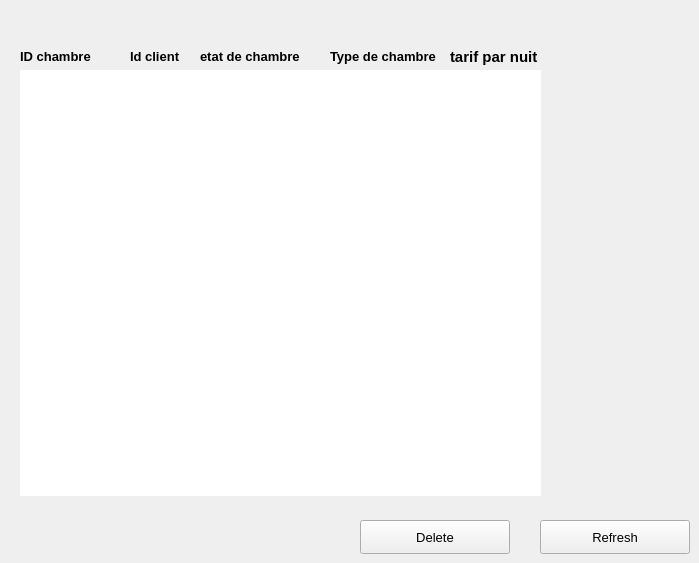
      <widget class="QWidget" name="tab_13">
       <attribute name="title">
        <string>delete</string>
       </attribute>
       <widget class="QLabel" name="label_95">
        <property name="geometry">
         <rect>
          <x>20</x>
          <y>40</y>
          <width>111</width>
          <height>34</height>
         </rect>
        </property>
        <property name="font">
         <font>
          <pointsize>10</pointsize>
          <bold>true</bold>
         </font>
        </property>
        <property name="styleSheet">
         <string notr="true">#label_29
{
	color:white;
	background:#11110E;
padding-left:10px;
}</string>
        </property>
        <property name="text">
         <string>&lt;html&gt;&lt;head/&gt;&lt;body&gt;&lt;p&gt;ID chambre&lt;/p&gt;&lt;/body&gt;&lt;/html&gt;</string>
        </property>
       </widget>
       <widget class="QLabel" name="label_96">
        <property name="geometry">
         <rect>
          <x>130</x>
          <y>40</y>
          <width>101</width>
          <height>34</height>
         </rect>
        </property>
        <property name="font">
         <font>
          <pointsize>10</pointsize>
          <bold>true</bold>
         </font>
        </property>
        <property name="styleSheet">
         <string notr="true">#label_30
{
	color:white;
	background:#11110E;
	padding-left:5px;
}</string>
        </property>
        <property name="text">
         <string>&lt;html&gt;&lt;head/&gt;&lt;body&gt;&lt;p&gt;Id client &lt;/p&gt;&lt;/body&gt;&lt;/html&gt;</string>
        </property>
       </widget>
       <widget class="QLabel" name="label_97">
        <property name="geometry">
         <rect>
          <x>200</x>
          <y>40</y>
          <width>111</width>
          <height>34</height>
         </rect>
        </property>
        <property name="font">
         <font>
          <pointsize>10</pointsize>
          <bold>true</bold>
         </font>
        </property>
        <property name="styleSheet">
         <string notr="true">#label_31
{
	color:white;
	background:#11110E;
	padding-left:3px;
}</string>
        </property>
        <property name="text">
         <string>&lt;html&gt;&lt;head/&gt;&lt;body&gt;&lt;p&gt;etat de chambre&lt;/p&gt;&lt;/body&gt;&lt;/html&gt;</string>
        </property>
       </widget>
       <widget class="QLabel" name="label_98">
        <property name="geometry">
         <rect>
          <x>330</x>
          <y>40</y>
          <width>111</width>
          <height>34</height>
         </rect>
        </property>
        <property name="font">
         <font>
          <pointsize>10</pointsize>
          <bold>true</bold>
         </font>
        </property>
        <property name="styleSheet">
         <string notr="true">#label_33
{
	color:white;
	background:#11110E;
}</string>
        </property>
        <property name="text">
         <string>&lt;html&gt;&lt;head/&gt;&lt;body&gt;&lt;p&gt;Type de chambre&lt;/p&gt;&lt;/body&gt;&lt;/html&gt;</string>
        </property>
       </widget>
       <widget class="QLabel" name="label_99">
        <property name="geometry">
         <rect>
          <x>450</x>
          <y>40</y>
          <width>91</width>
          <height>34</height>
         </rect>
        </property>
        <property name="font">
         <font>
          <pointsize>10</pointsize>
          <bold>true</bold>
         </font>
        </property>
        <property name="styleSheet">
         <string notr="true">#label_32
{
	color:white;
	background:#11110E;
}</string>
        </property>
        <property name="text">
         <string>&lt;html&gt;&lt;head/&gt;&lt;body&gt;&lt;p&gt;&lt;span style=&quot; font-size:11pt;&quot;&gt;tarif par nuit&lt;/span&gt;&lt;/p&gt;&lt;/body&gt;&lt;/html&gt;</string>
        </property>
       </widget>
       <widget class="QTableView" name="deleteTableView_4">
        <property name="geometry">
         <rect>
          <x>20</x>
          <y>70</y>
          <width>521</width>
          <height>426</height>
         </rect>
        </property>
        <property name="sizePolicy">
         <sizepolicy hsizetype="Fixed" vsizetype="Fixed">
          <horstretch>0</horstretch>
          <verstretch>0</verstretch>
         </sizepolicy>
        </property>
        <property name="focusPolicy">
         <enum>Qt::FocusPolicy::NoFocus</enum>
        </property>
        <property name="autoFillBackground">
         <bool>false</bool>
        </property>
        <property name="frameShape">
         <enum>QFrame::Shape::NoFrame</enum>
        </property>
        <property name="horizontalScrollBarPolicy">
         <enum>Qt::ScrollBarPolicy::ScrollBarAlwaysOff</enum>
        </property>
        <property name="sizeAdjustPolicy">
         <enum>QAbstractScrollArea::SizeAdjustPolicy::AdjustIgnored</enum>
        </property>
        <property name="editTriggers">
         <set>QAbstractItemView::EditTrigger::NoEditTriggers</set>
        </property>
        <property name="tabKeyNavigation">
         <bool>false</bool>
        </property>
        <property name="showDropIndicator" stdset="0">
         <bool>false</bool>
        </property>
        <property name="dragDropOverwriteMode">
         <bool>false</bool>
        </property>
        <property name="alternatingRowColors">
         <bool>true</bool>
        </property>
        <property name="selectionMode">
         <enum>QAbstractItemView::SelectionMode::SingleSelection</enum>
        </property>
        <property name="selectionBehavior">
         <enum>QAbstractItemView::SelectionBehavior::SelectRows</enum>
        </property>
        <property name="textElideMode">
         <enum>Qt::TextElideMode::ElideNone</enum>
        </property>
        <property name="showGrid">
         <bool>false</bool>
        </property>
        <property name="gridStyle">
         <enum>Qt::PenStyle::NoPen</enum>
        </property>
        <property name="cornerButtonEnabled">
         <bool>false</bool>
        </property>
        <attribute name="horizontalHeaderVisible">
         <bool>false</bool>
        </attribute>
        <attribute name="horizontalHeaderMinimumSectionSize">
         <number>30</number>
        </attribute>
        <attribute name="horizontalHeaderDefaultSectionSize">
         <number>120</number>
        </attribute>
       </widget>
       <widget class="QPushButton" name="pushButton_56">
        <property name="geometry">
         <rect>
          <x>540</x>
          <y>520</y>
          <width>150</width>
          <height>34</height>
         </rect>
        </property>
        <property name="font">
         <font>
          <pointsize>10</pointsize>
         </font>
        </property>
        <property name="styleSheet">
         <string notr="true">#pushButton_3
{
	background:#00855C;
	border:none;
	color:white;
}

#pushButton_3:hover
{
	background:#2D2D2D;
	border:2px solid #00855C;
	color:#00855C;
}</string>
        </property>
        <property name="text">
         <string>Refresh</string>
        </property>
       </widget>
       <widget class="QPushButton" name="pushButton_57">
        <property name="geometry">
         <rect>
          <x>360</x>
          <y>520</y>
          <width>150</width>
          <height>34</height>
         </rect>
        </property>
        <property name="font">
         <font>
          <pointsize>10</pointsize>
         </font>
        </property>
        <property name="styleSheet">
         <string notr="true">#pushButton_3
{
	background:#00855C;
	border:none;
	color:white;
}

#pushButton_3:hover
{
	background:#2D2D2D;
	border:2px solid #00855C;
	color:#00855C;
}</string>
        </property>
        <property name="text">
         <string>Delete</string>
        </property>
       </widget>
      </widget>
